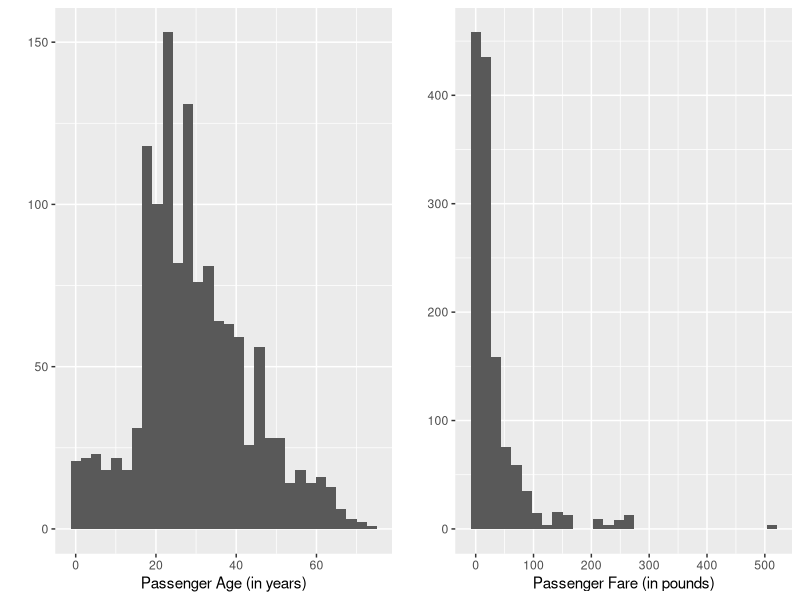
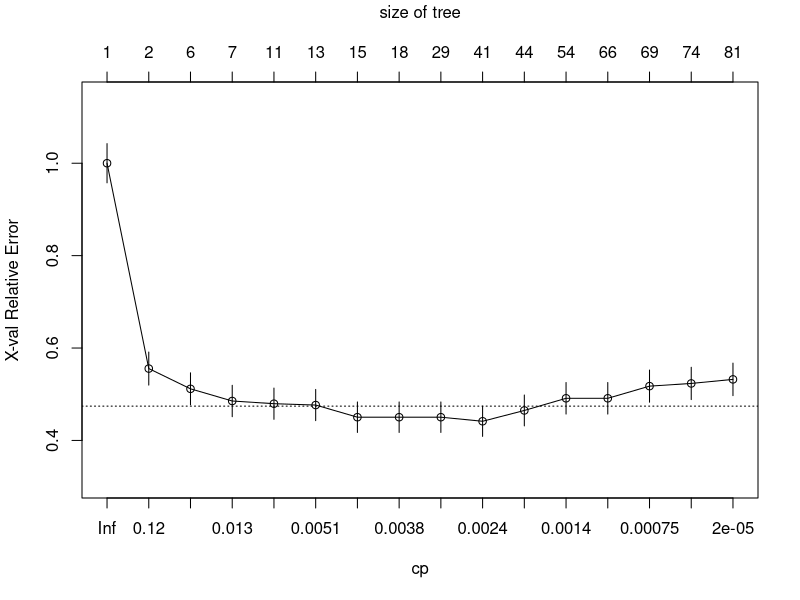
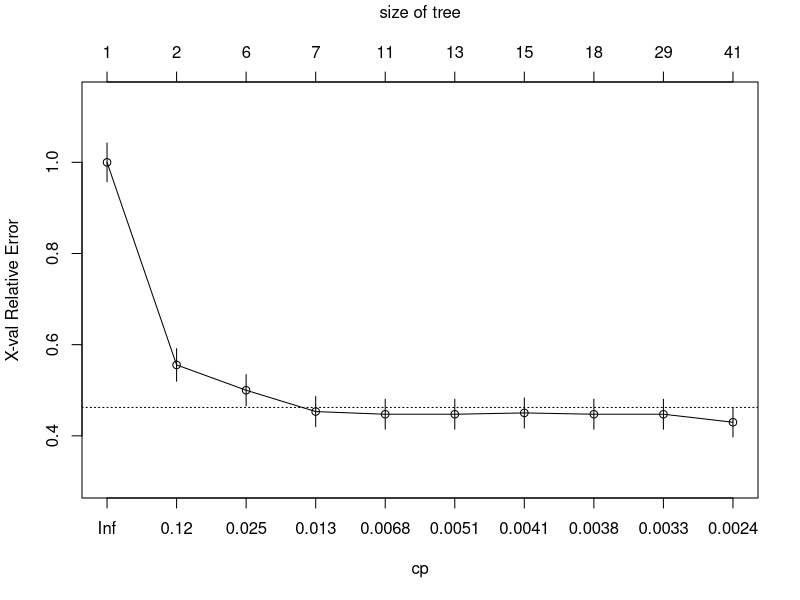
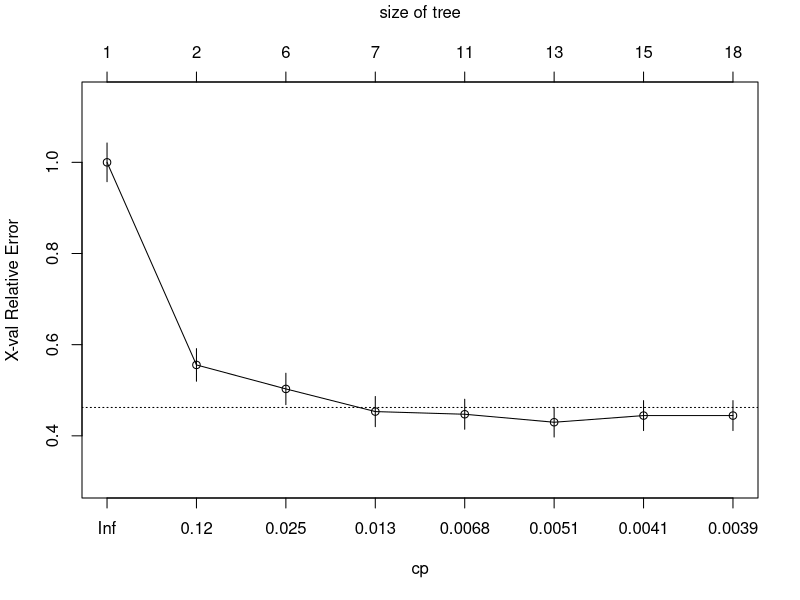
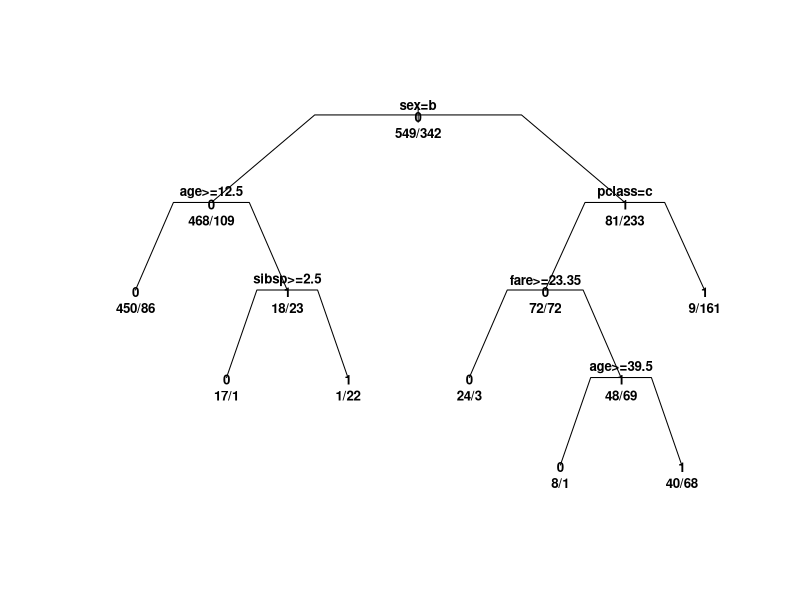

Write the R code that produced these figures, in order.
## ---- chunk 1
# Load data
titanic <- read.csv("Titanic_data.csv",head=TRUE,sep=",")
str(titanic)
## ---- chunk 2
titanic[1:5,]
## ---- chunk 3
titanic$name <- as.character(titanic$name)
## ---- chunk 4
titanic$survived <- as.factor(titanic$survived)
titanic$pclass <- as.factor(titanic$pclass)
## ---- chunk 5
titanicTab <- xtabs(~survived + pclass + sex, titanic)
ftable(titanicTab) 
## ---- chunk 6
fivenum(titanic$age, na.rm=T)
fivenum(titanic$fare, na.rm=T)
## ---- chunk 7
library(ggplot2)
library(gridExtra)
plot1 <- qplot(titanic$age, xlab="Passenger Age (in years)")
plot2 <- qplot(titanic$fare, xlab="Passenger Fare (in pounds)")
grid.arrange(plot1, plot2, ncol=2)
## ---- chunk 8
sibspTab <- table(titanic$sibsp)
sibspTab

embarkedTab <- table(titanic$embarked)
embarkedTab
## ---- chunk 9
summary(titanic$fare==0)
## ---- chunk 10
# maximum fare
expFare <- max(titanic$fare, na.rm=T)
expFare

# number of passengers that paid max fare
(1:1309)[!is.na(titanic$fare) & titanic$fare == expFare]

# names of the 4 passengers
a = 1;
expName <-array(0, dim=c(4,1))
for (i in 1 : 1309){
  if (!is.na(titanic$fare[i]) & titanic$fare[i] == expFare){
    expName[a] = titanic$name[i];
    a = a + 1;
  }
}
expName
## ---- chunk 11
length((1:1309)[titanic$sibsp + titanic$parch >= 6])

# names of the 33 passengers with at least 6 other family members on Titanic
bigFam <- array(0, dim=c(33,1))
a = 1;
for (i in 1 : 1309){
  if (titanic$sibsp[i] + titanic$parch[i] > 5){
    bigFam[a] = titanic$name[i];
    a = a + 1;
  }
}
bigFam
## ---- chunk 12
# number of unique tickets
length(unique(titanic$ticket))

# number of tickets (bottom row) shared by number of passengers (top row)
table(table(titanic$ticket))

# names of the 12 tickets that had at least 6 passengers sharing it
names(table(titanic$ticket))[table(titanic$ticket) > 5]

# names of the 86 passengers who shared the tickets:
shareTix <- titanic[titanic$ticket %in% names(table(titanic$ticket))[table(titanic$ticket) > 5],]
shareTix[order(shareTix$ticket),]$name
## ---- chunk 13
# identify the passengers whose age were NA
titanic[is.na(titanic$age),]

# there were 493 male passengers in the lower class
length((1:1309)[(titanic$pclass==3) & (titanic$sex=='male')]) 

# calculate the median age for all male passengers in the lower class
maleThird <- (1:1309)[(titanic$pclass==3) & (titanic$sex=='male')] 
maleThirdPass <- titanic[maleThird[order(titanic$name[maleThird])], ]
median(maleThirdPass$age,na.rm=T)

# assign the 2 male passengers to be 24 years old
titanic[784,]$age <- 24
titanic[785,]$age <- 24 
## ---- chunk 14
# identify the passengers whose fare was NA
titanic[is.na(titanic$fare),]

# there were 709 passengers in the lower class
length((1:1309)[titanic$pclass==3])

# the median fare of the lower class tickets was 8.05 pounds
thirdClassPass <- (1:1309)[titanic$pclass==3]
thirdClassTix <- titanic[thirdClassPass[order(titanic$name[thirdClassPass])], ]
median(thirdClassTix$fare,na.rm=T)

# assign the median fare to the NA fare value
titanic[118,]$fare <- 8.05
## ---- chunk 15
trainSet <- titanic[titanic$train == 1, ]
testSet <- titanic[titanic$train == 0, ]
## ---- chunk 16
model4a <- glm(survived ~ sex + pclass, data = trainSet, family = binomial(link="logit"))
model4a

drop1(model4a,test="Chi")

# AIC value
extractAIC(model4a)
# BIC value
extractAIC(model4a, k=log(nrow(trainSet)))

# summarize the prediction on the test data by a 2x2 table
model4a.pred <- predict(model4a, newdata = testSet, type="response")
model4a.pred <- as.numeric(model4a.pred > 0.5)
table(model4a.pred, testSet[,2])

# report the prediction accuracy of model 4a
correctPred1 <- sum(model4a.pred == testSet[,2])
accuracyPred1 <- correctPred1/dim(testSet)[1]
accuracyPred1
## ---- chunk 17
model4b <- glm(survived ~ sex * pclass, data = trainSet, family = binomial(link="logit"))
model4b

drop1(model4b,test="Chi")

# AIC value
extractAIC(model4b)
# BIC value
extractAIC(model4b, k=log(nrow(trainSet)))

# summarize the prediction on the test data by a 2x2 table
model4b.pred <- predict(model4b, newdata = testSet, type="response")
model4b.pred <- as.numeric(model4b.pred > 0.5)
table(model4b.pred, testSet[,2]) 

# report the prediction accuracy of model 4b
correctPred2 <- sum(model4b.pred == testSet[,2])
accuracyPred2 <- correctPred2/dim(testSet)[1]
accuracyPred2
## ---- chunk 18
model4c1 <- glm(survived ~ sex*pclass*age, data = trainSet, family = "binomial")
model4c1

# AIC value
extractAIC(model4c1)
# BIC value
extractAIC(model4c1, k=log(nrow(trainSet)))

# summarize the prediction on the test data by a 2x2 table
model4c1.pred <- predict(model4c1, newdata = testSet, type="response")
model4c1.pred <- as.numeric(model4c1.pred > 0.5)
table(model4c1.pred, testSet[,2])

# report the prediction accuracy of model 4c1
correctPred3 <- sum(model4c1.pred == testSet[,2])
accuracyPred3 <- correctPred3/dim(testSet)[1]
accuracyPred3
## ---- chunk 19
model4c2 <- glm(survived ~ sex + pclass + age + sex:pclass + sex:age + pclass:age, data = trainSet, family="binomial")
model4c2

# AIC value
extractAIC(model4c2)
# BIC value
extractAIC(model4c2, k=log(nrow(trainSet)))

# summarize the prediction on the test data by a 2x2 table
model4c2.pred <- predict(model4c2, newdata = testSet, type="response")
model4c2.pred <- as.numeric(model4c2.pred > 0.5)
table(model4c2.pred, testSet[,2])

# report the prediction accuracy of model 4c2
correctPred4 <- sum(model4c2.pred == testSet[,2])
accuracyPred4 <- correctPred4/dim(testSet)[1]
accuracyPred4
## ---- chunk 20
model4c3 <- glm(survived ~ sex*pclass*log(age),data = trainSet, family = "binomial")
model4c3

# AIC value
extractAIC(model4c3)
# BIC value
extractAIC(model4c3, k=log(nrow(trainSet)))

# summarize the prediction on the test data by a 2x2 table
model4c3.pred <- predict(model4c3, newdata = testSet, type="response")
model4c3.pred <- as.numeric(model4c3.pred > 0.5)
table(model4c3.pred, testSet[,2])

# report the prediction accuracy of model 4c3
correctPred5 <- sum(model4c3.pred == testSet[,2])
accuracyPred5 <- correctPred5/dim(testSet)[1]
accuracyPred5
## ---- chunk 21
model4d1 <- glm(survived ~ sex*pclass*log(age) + fare + embarked + sibsp + parch, data = trainSet, family="binomial")
model4d1

# AIC value
extractAIC(model4d1)
# BIC value
extractAIC(model4d1, k=log(nrow(trainSet)))
## ---- chunk 22
step(model4d1, k = 2)  
## ---- chunk 23
model4d2 <- glm(survived ~ sex + pclass + log(age) + embarked + sibsp + sex:pclass + sex:log(age) + pclass:log(age) + sex:pclass:log(age), 
         data = trainSet, family="binomial")

# AIC value
extractAIC(model4d2)
# BIC value
extractAIC(model4d2, k=log(nrow(trainSet)))

# summarize the prediction on the test data by a 2x2 table
model4d2.pred <- predict(model4d2, newdata = testSet, type="response")
model4d2.pred <- as.numeric(model4d2.pred > 0.5)
table(model4d2.pred, testSet[,2])

# report the prediction accuracy of model 4d2
correctPred6 <- sum(model4d2.pred == testSet[,2])
accuracyPred6 <- correctPred6/dim(testSet)[1]
accuracyPred6
## ---- chunk 24
step(model4d1, k = log(nrow(trainSet)))
## ---- chunk 25
model4d3 <- glm(survived ~ sex + pclass + log(age) + sibsp + sex:pclass + sex:log(age), data = trainSet, family="binomial")
model4d3

# AIC value
extractAIC(model4d3)
# BIC value
extractAIC(model4d3, k=log(nrow(trainSet)))

# summarize the prediction on the test data by a 2x2 table
model4d3.pred <- predict(model4d3, newdata = testSet, type="response")
model4d3.pred <- as.numeric(model4d3.pred > 0.5)
table(model4d3.pred, testSet[,2])

# report the prediction accuracy of model 4d3
correctPred7 <- sum(model4d3.pred == testSet[,2])
accuracyPred7 <- correctPred7/dim(testSet)[1]
accuracyPred7
## ---- chunk 26
AICSummary <- c(834.8884,810.0969,780.4776,779.3916,762.714,736.6964,734.7276,741.4095)
names(AICSummary) <- c("4a","4b","4c1","4c2","4c3","4d1","4d2","4d3")
sort(AICSummary)

BICSummary <- c(854.0577,838.851,837.9857,827.315,820.2221,822.9586,811.4051,784.5406)
names(BICSummary) <- c("4a","4b","4c1","4c2","4c3","4d1","4d2","4d3")
sort(BICSummary)

predAcc <- c(0.7631579,0.7631579,0.7703349,0.7703349,0.777512,0.7870813,0.7751196)
names(predAcc) <- c("4a","4b","4c1","4c2","4c3","4d2","4d3")
sort(predAcc)
## ---- chunk 27
library(rpart)
drops=c("Life_boat", "name", "ticket", "cabin")
trainSet = trainSet[, !names(trainSet) %in% drops]
testSet = testSet[, !names(testSet) %in% drops]
## ---- chunk 28
# Tree model 1
tree1 <- rpart(survived ~ ., data = trainSet, minsplit = 5, cp = 0.000001, maxdepth = 30, method = "class")
plotcp(tree1)

tree1$cptable[which.min(tree1$cptable[,"xerror"]),"CP"]
## ---- chunk 29
# Tree model 2, updated cp value
tree2 <- rpart(survived ~ ., data = trainSet, minsplit = 5, cp = 0.001949318, method = "class")
plotcp(tree2)

tree2$cptable[which.min(tree2$cptable[,"xerror"]),"CP"]
## ---- chunk 30
# Tree model 3, updated cp value
tree3 <- rpart(survived ~ ., data = trainSet, minsplit = 5, cp = 0.003898635)
plotcp(tree3)

tree3$cptable[which.min(tree3$cptable[,"xerror"]),"CP"]
## ---- chunk 31
treePlot <- prune.rpart(tree3, 0.0078)
plot(treePlot, compress = T, uniform = T, branch = 0.5, margin = 0.05)
text(treePlot, cex = 0.8, font = 2, use.n = T, all = T)

# summarize the prediction on the test data by a 2x2 table
predTreePlot <- predict(treePlot, newdata = testSet,"class")
table(predTreePlot, testSet[,1])

# the accuracy of the tree model prediction
correctTreePlot = sum(predTreePlot == testSet[,1])
accuracyTreePlot = correctTreePlot/dim(testSet)[1]
accuracyTreePlot
## ---- chunk 32
library(randomForest)
modelForest <- randomForest(survived ~ ., data = trainSet, proximity = T, importance = TRUE, ntrees = 500, method = "class")

# summarize the prediction on the test data by a 2x2 table
predForest <- predict(modelForest, newdata = testSet,"class")
table(predForest, testSet$survived)

# the accuracy of the random forest model prediction
correctForest = sum(predForest == testSet[,1])
accuracyForest = correctForest/dim(testSet)[1]
accuracyForest
